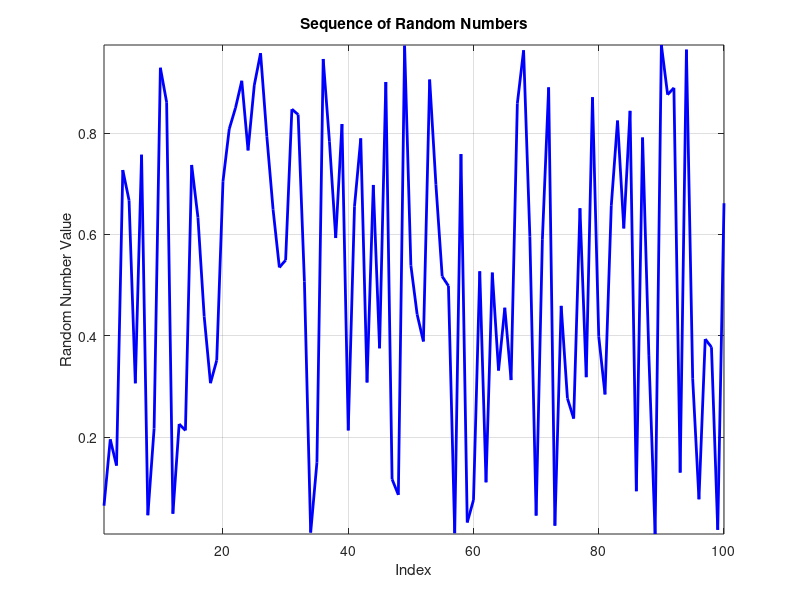

Write MATLAB code to recreate this figure.
% Random Number Sequence Generation and Plotting

% Clear workspace and figures
clear; clc; close all;

% Parameters
n = 100; % Number of random numbers to generate

% Generate a sequence of random numbers
random_numbers = rand(1, n); % Generates 'n' random numbers between 0 and 1

% Create a sequence of indices for x-axis
x = 1:n;

% Plotting the random numbers
figure;
plot(x, random_numbers, 'b-', 'LineWidth', 2);
grid on;

% Labels and title
xlabel('Index');
ylabel('Random Number Value');
title('Sequence of Random Numbers');
axis tight;
